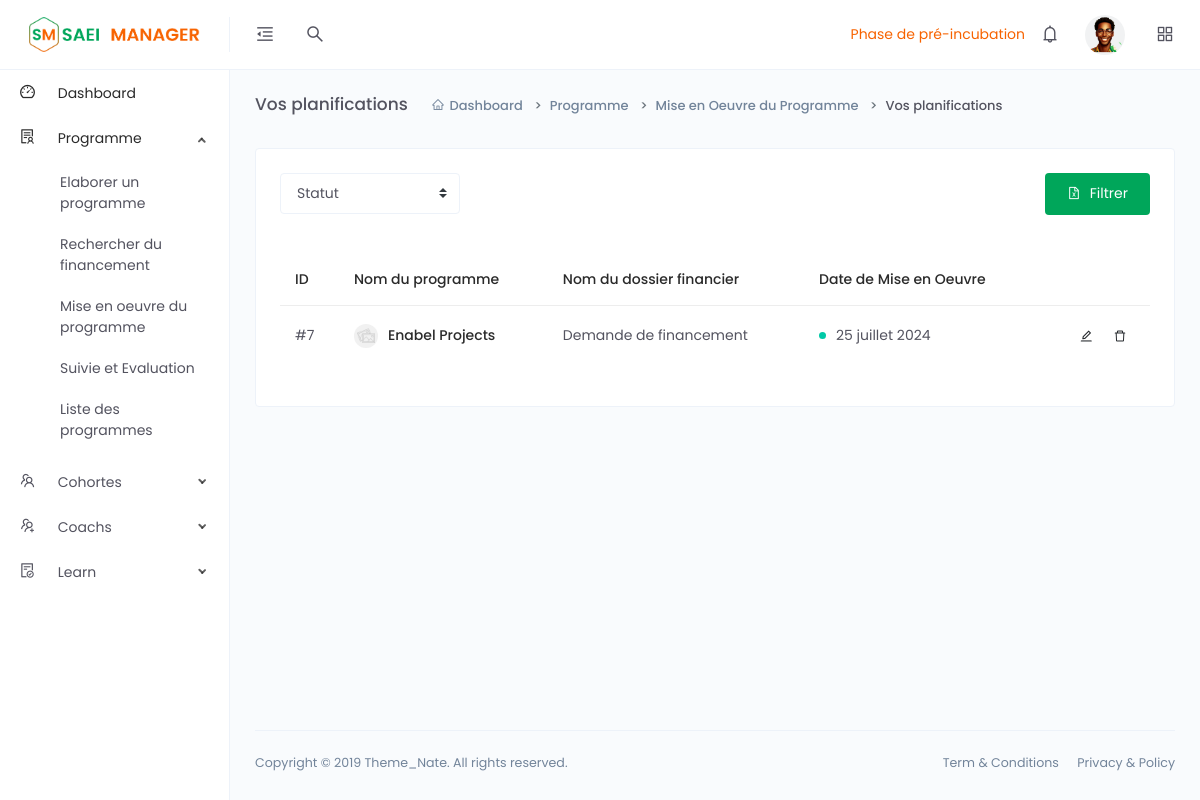
The app's page /list-oeuvre.php (signed in) with its own data.
### tables this page shows
CREATE TABLE `planification` (
  `id` int(11) NOT NULL,
  `nomProgram` varchar(500) NOT NULL,
  `dossier` varchar(500) NOT NULL,
  `dateMOeuvre` varchar(500) NOT NULL
);

### list-oeuvre.php (the view, shortened to what this page needs)
<?php
    $connect = DataBase::connect();
?>
<!DOCTYPE html>
<html lang="en">
<head>
    <link href="assets/vendors/datatables/dataTables.bootstrap.min.css" rel="stylesheet">
    <link href="assets/css/app.min.css" rel="stylesheet">
</head>
<body>
    <div class="app">
        <div class="layout">
            <?php if(!empty($_SESSION)){ ?>
                <?php require 'headerSAEI.php'; ?>
            <?php }else{ header('Location: connexion.php'); } ?>
            <?php require 'side_nav.php'; ?>
            <div class="page-container">
                <div class="main-content">
                    <div class="page-header">
                        <h2 class="header-title">Vos planifications</h2>
                        <div class="header-sub-title">
                            <nav class="breadcrumb breadcrumb-dash">
                                <a href="dashboardIncube.php" class="breadcrumb-item"><i class="anticon anticon-home m-r-5"></i>Dashboard</a>
                                <a class="breadcrumb-item" href="#">Programme</a>
                                <a class="breadcrumb-item" href="#">Mise en Oeuvre du Programme</a>
                                <span class="breadcrumb-item active">Vos planifications</span>
                            </nav>
                        </div>
                    </div>
                    <div class="card">
                        <div class="card-body">
                            <div class="row m-b-30">
                                <div class="col-lg-8">
                                    <div class="d-md-flex">
                                        <div class="m-b-10">
                                            <select class="custom-select" style="min-width: 180px;">
                                                <option selected>Statut</option>
                                            </select>
                                        </div>
                                    </div>
                                </div>
                                <div class="col-lg-4 text-right">
                                    <button class="btn btn-green">
                                        <i class="anticon anticon-file-excel m-r-5"></i>
                                        <span>Filtrer</span>
                                    </button>
                                </div>
                            </div>
                            <div class="table-responsive">
                                <table class="table table-hover">
                                    <thead>
                                        <tr>
                                            <th>ID</th>
                                            <th>Nom du programme</th>
                                            <th>Nom du dossier financier</th>
                                            <th>Date de Mise en Oeuvre</th>
                                            <th></th>
                                        </tr>
                                    </thead>
                                    <tbody>
                                        <?php
                                            $requete = $connect->prepare("SELECT * FROM planification ORDER BY id DESC;");
                                            $requete->execute();
                                            while($planification = $requete->fetch()){
                                        ?>
                                        <tr>
                                            <td>
                                                #<?= $planification['id'] ?>
                                            </td>
                                            <td>
                                                <div class="d-flex align-items-center">
                                                    <div class="avatar avatar-image avatar-sm m-r-10">
                                                        <img src="assets/images/avatars/thumb-1.jpg" alt="">
                                                    </div>
                                                    <h6 class="m-b-0"><?= $planification['nomProgram'] ?></h6>
                                                </div>
                                            </td>
                                            <td><?= $planification['dossier'] ?></td>
                                            <td>
                                                <div class="d-flex align-items-center">
                                                    <div class="badge badge-success badge-dot m-r-10"></div>
                                                    <div><?= $planification['dateMOeuvre'] ?></div>
                                                </div>
                                            </td>
                                            <td class="text-right">
                                                <a href="planification.php">
                                                    <button class="btn btn-icon btn-hover btn-sm btn-rounded pull-right">
                                                        <i class="anticon anticon-edit"></i>
                                                    </button>
                                                </a>
                                                <a href="list-oeuvre.php?id=<?= $planification['id'] ?>">
                                                    <button class="btn btn-icon btn-hover btn-sm btn-rounded pull-right">
                                                        <i class="anticon anticon-delete"></i>
                                                    </button>
                                                </a>
                                            </td>
                                        </tr>
                                        <?php } ?>
                                    </tbody>
                                </table>
                            </div>
                        </div>
                    </div>
                </div>
                <footer class="footer">
                    <div class="footer-content">
                        <p class="m-b-0">Copyright © 2019 Theme_Nate. All rights reserved.</p>
                        <span>
                            <a href="" class="text-gray m-r-15">Term &amp; Conditions</a>
                            <a href="" class="text-gray">Privacy &amp; Policy</a>
                        </span>
                    </div>
                </footer>
            </div>
        </div>
    </div>
</body>
</html>

### headerSAEI.php (style rules this page uses)
a { color: black; text-decoration: none; }
.btn-green { background-color: #00A65A; color: white; border: 2px solid transparent; }

### records on screen
planification: id "7", nomProgram "Enabel Projects", dossier "Demande de financement", dateMOeuvre "25 juillet 2024"

### other values on screen
$_SESSION['phaseAccompagnement'] "Phase de pré-incubation"
